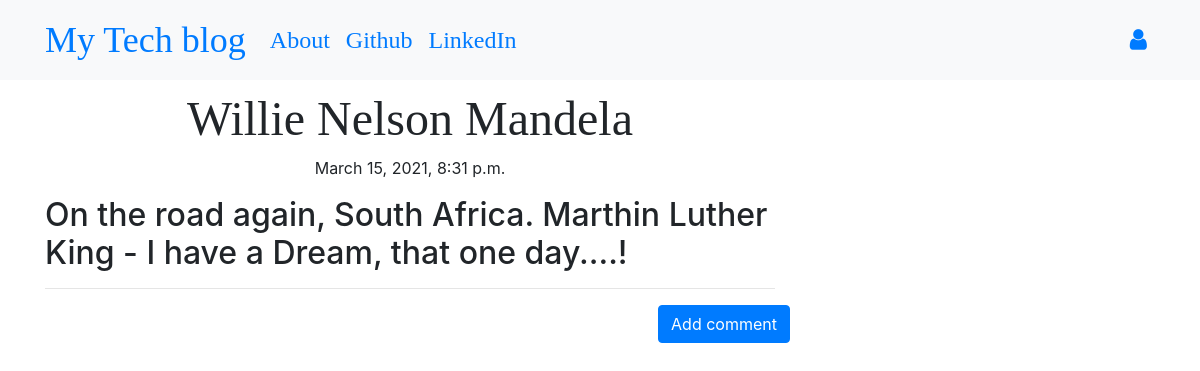
The app's page /post/14/ with its own data.
### blog/models.py (models this page shows, shortened)
class Post(models.Model):
    author = models.ForeignKey('auth.User', on_delete=models.CASCADE)
    title = models.CharField(max_length=200)
    text = models.TextField()
    created_date = models.DateTimeField(default=timezone.now)
    published_date= models.DateTimeField(blank=True, null=True)

### blog/views.py (the view)
# urls.py: path('post/<int:pk>/',views.PostDetailView.as_view(), name='post_detail'),
class PostDetailView(DetailView):
    model = Post

### blog/templates/blog/post_detail.html (shortened to what this page needs)
{% extends 'blog/base.html' %}
{% block content %}
        <h1 class='posttitle loader'>{{ post.title }}</h1>
        {% if post.published_date %}
            <div class="date postdate">
                {{ post.published_date }}
            </div>
        {% else %}
            <a class="btn btn-outline-dark" href="{% url 'blog:post_publish' pk=post.pk %}">Publish</a>
        {% endif %}
      <p class='postcontent' >{{ post.text|safe|linebreaksbr }}</p>
  <hr>
  <a class="btn btn-primary btn-comment" href="{% url 'blog:add_comments_to_post' pk=post.pk %}">Add comment</a>
  <div class="container">
  {% for comment in post.comments.all %}
  <br>
  {% empty %}
      <p>No comments posted.</p>
  {% endfor %}
</div>
{% endblock %}

### blog/static/css/blog.css (style rules this page uses)
.loader { filter:hue-rotate(0deg); color:linear-gradient(45deg,#0f8,#08f); animation:hue 10000ms infinite linear; }
.postdate { text-align: center; }
.posttitle { font-family: 'Lora', serif; font-size: 3em; text-align: center; }
.postcontent { font-family:'Montserrat' ; font-size: 1.5em; }
.btn-comment { position: absolute; right: 0px; }

### records on screen
Post: title "Willie Nelson Mandela", published_date "March 15, 2021, 8:31 p.m.", text "On the road again, South Africa. Marthin Luther King - I have a Dream, that one day....!"
